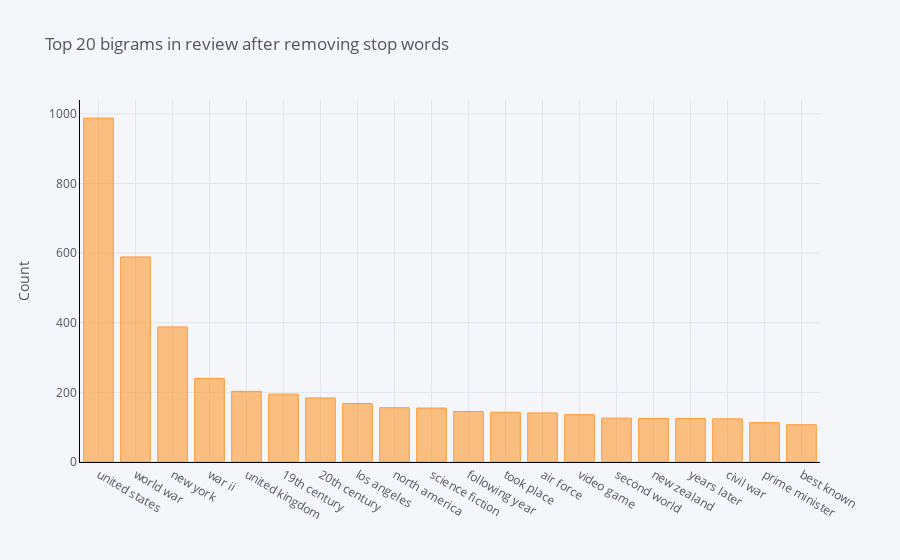

The cell this chart's notebook holds for it:
### Code cell
df4.groupby('Statements').sum()['count'].sort_values(ascending=False).iplot(
    kind='bar', yTitle='Count', linecolor='black', title='Top 20 bigrams in review after removing stop words')

### Figure 1 — Plotly figure (JSON) as saved in the notebook; plotly's stock layout.template omitted (floating-point values rounded to 4 significant figures)
{"data": [{"marker": {"color": "rgba(255, 153, 51, 0.6)", "line": {"color": "rgba(255, 153, 51, 1.0)", "width": 1}}, "name": "count", "orientation": "v", "text": "", "type": "bar", "x": ["united states", "world war", "new york", "war ii", "united kingdom", "19th century", "20th century", "los angeles", "north america", "science fiction", "following year", "took place", "air force", "video game", "second world", "new zealand", "years later", "civil war", "prime minister", "best known"], "y": [988, 589, 388, 240, 203, 195, 184, 168, 156, 155, 145, 143, 141, 136, 126, 125, 125, 124, 113, 107]}], "layout": {"legend": {"bgcolor": "#F5F6F9", "font": {"color": "#4D5663"}}, "paper_bgcolor": "#F5F6F9", "plot_bgcolor": "#F5F6F9", "title": {"font": {"color": "#4D5663"}, "text": "Top 20 bigrams in review after removing stop words"}, "xaxis": {"gridcolor": "#E1E5ED", "linecolor": "black", "showgrid": true, "tickfont": {"color": "#4D5663"}, "title": {"font": {"color": "#4D5663"}, "text": ""}, "zerolinecolor": "#E1E5ED"}, "yaxis": {"gridcolor": "#E1E5ED", "linecolor": "black", "showgrid": true, "tickfont": {"color": "#4D5663"}, "title": {"font": {"color": "#4D5663"}, "text": "Count"}, "zerolinecolor": "#E1E5ED"}}}
